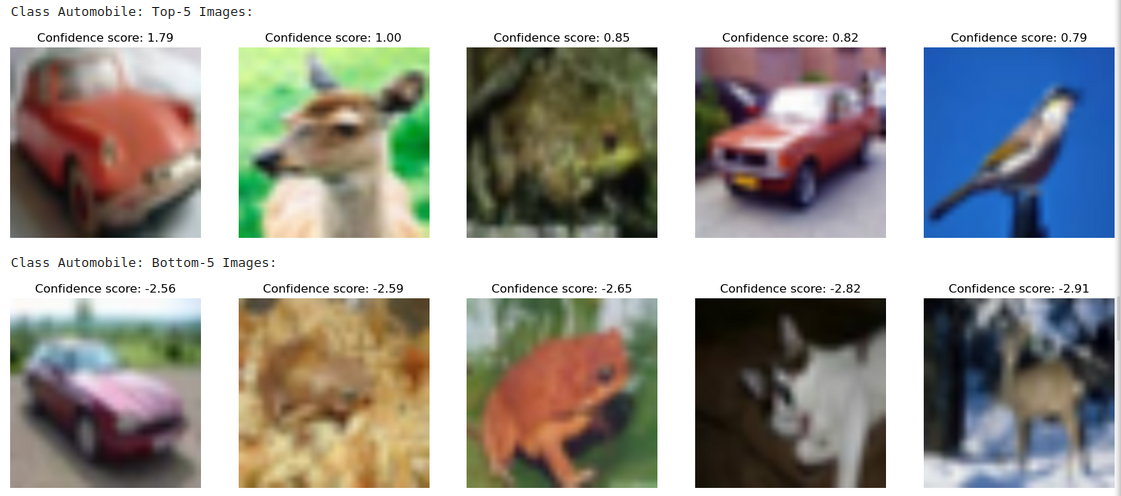
#> input picture ORB_top5_bottom5.png, 1121 x 496 px, given in place of frans_bauer.png, which was not available; the run also reads 1 picture not shown here
$ jupyter execute --allow-errors cv1-lab-2.ipynb   (text cells are left out)
#> lines starting #> are read from the running program, lines starting #| are printed output that depends on the picture; long printed decimals are rounded; pictures that were not available may be replaced by others from this repository, and a replacement may not be noted
[cell 1]
import sys

if sys.version_info[0] < 3:
    raise Exception("Python 3 or a more recent version is required.")

[cell 2]
# environment and libraries
import os
import math
import numpy as np
import time
import cv2
import matplotlib
import matplotlib.pyplot as plt
import sklearn
import scipy.signal
import pandas as pd
from tqdm import tqdm

from sklearn.decomposition import PCA
from sklearn.cluster import KMeans

#> (a cell that did not finish here is left out)

[cell 4]
def gaussian_kernel_1D(sigma, kernel_size):
    '''
    Computes a 1D Gaussian kernel.

    Args:
        sigma: Standard deviation of the Gaussian distribution.
        kernel_size: The size of the kernel, must be an odd positive integer.

    Returns:
        kernel: A 1D numpy array representing the Gaussian kernel, normalized so that the sum of all elements equals 1.
    '''

    kernel = np.zeros((1, kernel_size))

    if kernel_size % 2 == 0:
        raise ValueError("The kernel size must be an odd number. Otherwise, the kernel will not have a center to convolve around.")

    # YOUR CODE HERE

    return kernel

[cell 5]
G = gaussian_kernel_1D(2, 5)
print(G)

[cell 6]
def gaussian_kernel_2D(sigma_x, sigma_y, kernel_size):
    '''
    Computes a 2D Gaussian kernel using the separability property.

    Args:
        sigma_x: Standard deviation of the Gaussian distribution along the x-axis.
        sigma_y: Standard deviation of the Gaussian distribution along the y-axis.
        kernel_size: The size of the kernel, must be an odd positive integer.

    Returns:
        kernel_2d: A 2D numpy array representing the Gaussian kernel, normalized so that the sum of all elements equals 1.
    '''

    # YOUR CODE HERE

    return kernel_2d

#> (a cell that did not finish here is left out)

[cell 8]
# [14 lines left out: function generate_rotation_matrix, not called in this run]

[cell 9]
# [16 lines left out: function create_cos, not called in this run]

[cell 10]
# [16 lines left out: function create_sin, not called in this run]

[cell 11]
# [17 lines left out: function create_gauss, not called in this run]

[cell 12]
# [47 lines left out: function create_gabor, not called in this run]

[cell 13]
# YOUR CODE HERE

[cell 14]
# YOUR CODE HERE

[cell 15]
# YOUR CODE HERE

[cell 16]
def calculate_psnr(orig_image, approx_image):
    '''
    Computes the PSNR (Peak Signal-to-Noise Ratio) between an original image and its enhanced version.

    Args:
        orig_image: The original image (can be grayscale or RGB).
        approx_image: The enhanced or approximated version of the original image.

    Returns:
        psnr_value: The PSNR value in decibels (dB).
    '''
    # Compact computation of PSNR
    I_max = 1.0
    mse = np.mean((orig_image - approx_image) ** 2)
    rmse = np.sqrt(mse)
    psnr_value = 20 * np.log10(I_max / rmse)

    # [21 lines of commented-out code are left out]

    return psnr_value

[cell 17]
fb = plt.imread('./images/frans_bauer.png').astype(np.float32)
#> fb is the input picture: shape (496, 1121, 4) float32; mean R, G, B, A 0.629, 0.622, 0.601, 1
fb_sp = plt.imread('./images/frans_bauer_salt_pepper.png').astype(np.float32)
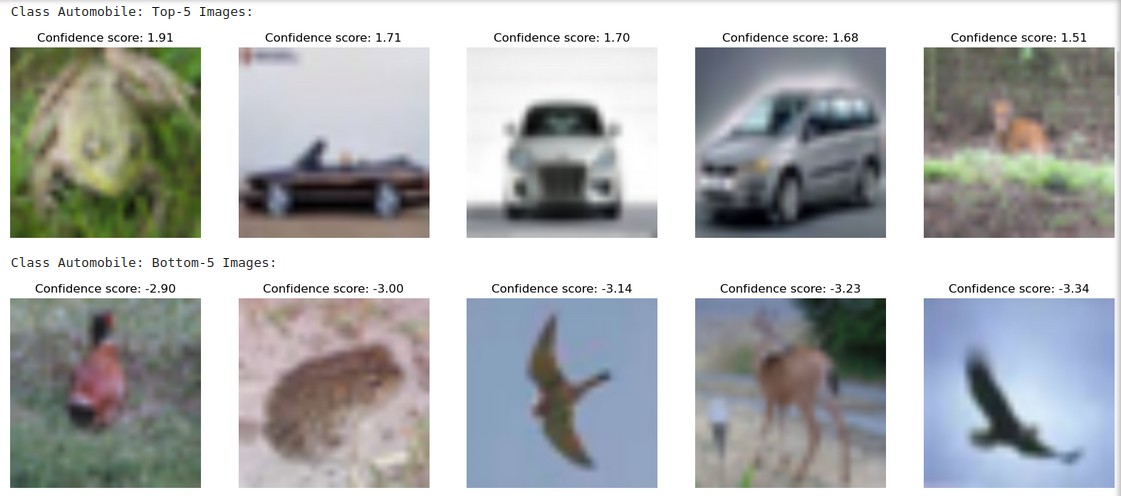
#> input picture SIFT_top5_bottom5.png, 1121 x 496 px, given in place of frans_bauer_salt_pepper.png, which was not available
#> fb_sp is the input picture: shape (496, 1121, 4) float32; mean R, G, B, A 0.694, 0.704, 0.705, 1
psnr_sp = calculate_psnr(fb, fb_sp)
#> in calculate_psnr, `mse = np.mean((orig_image - approx_image) ** 2)`: mse = 0.0615
#> in calculate_psnr, `rmse = np.sqrt(mse)`: rmse = 0.248
#> in calculate_psnr, `psnr_value = 20 * np.log10(I_max / rmse)`: psnr_value = 12.11
#> psnr_sp = 12.11
print(f"The PSNR between the orignal image and image with salt-and-pepper noise: {psnr_sp}")
#| The PSNR between the orignal image and image with salt-and-pepper noise: 12.110

[cell 18]
fb_g = plt.imread('./images/frans_bauer_gaussian.png').astype(np.float32)
psnr_g = calculate_psnr(fb, fb_g)
#> psnr_g = 12.11
print(f"The PSNR between the orignal image and image with additive gaussian noise: {psnr_g}")
#| The PSNR between the orignal image and image with additive gaussian noise: 12.110

[cell 19]
def denoise_image(input_image, kernel_type, kernel_size=3, sigma=1):
    '''
    Function denoises the image using the specified kernel type:
    - 'box': by using a box filter
    - 'median': by using a median filter
    - 'gaussian': by using a gaussian filter

    Args:
        input_image: The input image to be denoised.
        kernel_type: A string specifying the type of filter ('box', 'median', or 'gaussian').
        kernel_size: Size of the kernel to be used for filtering (default is 3).
        sigma: Standard deviation for the Gaussian kernel (used only for the gaussian filter).

    Returns:
        denoised_image: The denoised image.
    '''
#> called with kernel_type = 'box', kernel_size = 3, sigma = 1
    # Box filter
    if kernel_type == 'box':
        denoised_image = cv2.blur(input_image, (kernel_size,kernel_size))

    # Median filter
    elif kernel_type == 'median':
        input_image = input_image * 255 # scale to range [0, 255] for medianBlur function
        denoised_image = cv2.medianBlur(input_image.astype(np.uint8), kernel_size) # gives an error if not converted to uint8
        denoised_image = denoised_image / 255 # scale back to range [0, 1]

    # Gaussian filter
    elif kernel_type == 'gaussian':
        denoised_image = cv2.GaussianBlur(input_image, (kernel_size,kernel_size), sigma)

    # Wrong filter
    else:
        raise ValueError('Kernel type not implemented. Choose between "box", "median", or "gaussian".')

    return denoised_image.astype(np.float32)

[cell 20]
fig, ax = plt.subplots(2, 3, figsize=(15, 10))

# Box filtering for salt-and-pepper noise
d_fb_sp_box_3 = denoise_image(fb_sp, 'box', kernel_size=3)
d_fb_sp_box_5 = denoise_image(fb_sp, 'box', kernel_size=5)
#> call 2 of denoise_image, with kernel_type = 'box', kernel_size = 5, sigma = 1
#> in denoise_image (call 2), `denoised_image = cv2.blur(input_image, (kernel_size,kernel_size))`:
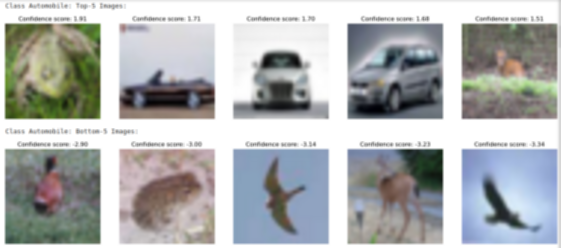
#> denoised_image: shape (496, 1121, 4) float32 (shown at 1/2 size); mean R, G, B, A 0.694, 0.704, 0.705, 1
d_fb_sp_box_7 = denoise_image(fb_sp, 'box', kernel_size=7)

ax[0, 0].imshow(d_fb_sp_box_3, cmap='gray')
ax[0, 0].set_title('Kernel size 3, \n Salt-and-Pepper Noise')
ax[0, 1].imshow(d_fb_sp_box_5, cmap='gray')
ax[0, 1].set_title('Kernel size 5, \n Salt-and-Pepper Noise')
ax[0, 2].imshow(d_fb_sp_box_7, cmap='gray')
ax[0, 2].set_title('Kernel size 7, \n Salt-and-Pepper Noise')

# Box filtering for additive Gaussian noise
d_fb_g_box_3 = denoise_image(fb_g, 'box', kernel_size=3)
d_fb_g_box_5 = denoise_image(fb_g, 'box', kernel_size=5)
d_fb_g_box_7 = denoise_image(fb_g, 'box', kernel_size=7)

ax[1, 0].imshow(d_fb_g_box_3, cmap='gray')
ax[1, 0].set_title('Kernel size 3, \n Additive Gaussian Noise')
ax[1, 1].imshow(d_fb_g_box_5, cmap='gray')
ax[1, 1].set_title('Kernel size 5, \n Additive Gaussian Noise')
ax[1, 2].imshow(d_fb_g_box_7, cmap='gray')
ax[1, 2].set_title('Kernel size 7, \n Additive Gaussian Noise')

fig.suptitle("Box filter")

plt.tight_layout()
plt.show()

[cell 21]
fig, ax = plt.subplots(2, 3, figsize=(15, 10))

# Median filtering for salt-and-pepper noise
d_fb_sp_median_3 = denoise_image(fb_sp, 'median', kernel_size=3)
#> in denoise_image (call 7), `return denoised_image.astype(np.float32)`:
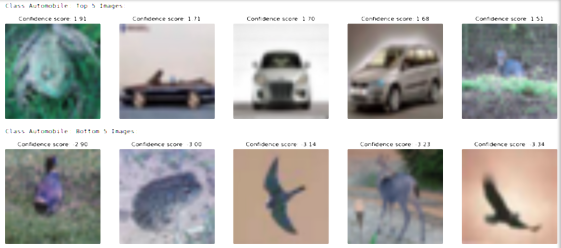
#> returned value: shape (496, 1121, 4) float32 (shown at 1/2 size); mean of channels 0, 1, 2, 3 0.697, 0.706, 0.708, 1; drawn as B, G, R
d_fb_sp_median_5 = denoise_image(fb_sp, 'median', kernel_size=5)
#> in denoise_image (call 8), `denoised_image = cv2.medianBlur(input_image.astype(np.uint8), kernel_s..`:
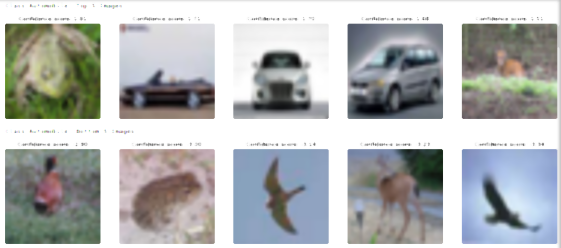
#> denoised_image: shape (496, 1121, 4) (shown at 1/2 size); mean R, G, B, A 178.3, 180.8, 181.1, 255
d_fb_sp_median_7 = denoise_image(fb_sp, 'median', kernel_size=7)

ax[0, 0].imshow(d_fb_sp_median_3, cmap='gray')
ax[0, 0].set_title('Kernel size 3, \n Salt-and-Pepper Noise')
ax[0, 1].imshow(d_fb_sp_median_5, cmap='gray')
ax[0, 1].set_title('Kernel size 5, \n Salt-and-Pepper Noise')
ax[0, 2].imshow(d_fb_sp_median_7, cmap='gray')
ax[0, 2].set_title('Kernel size 7, \n Salt-and-Pepper Noise')

# Median filtering for additive Gaussian noise
d_fb_g_median_3 = denoise_image(fb_g, 'median', kernel_size=3)
d_fb_g_median_5 = denoise_image(fb_g, 'median', kernel_size=5)
d_fb_g_median_7 = denoise_image(fb_g, 'median', kernel_size=7)

ax[1, 0].imshow(d_fb_g_median_3, cmap='gray')
ax[1, 0].set_title('Kernel size 3, \n Additive Gaussian Noise')
ax[1, 1].imshow(d_fb_g_median_5, cmap='gray')
ax[1, 1].set_title('Kernel size 5, \n Additive Gaussian Noise')
ax[1, 2].imshow(d_fb_g_median_7, cmap='gray')
ax[1, 2].set_title('Kernel size 7, \n Additive Gaussian Noise')

fig.suptitle("Median filter")

plt.tight_layout()
plt.show()

[cell 22]
# Calculate PSNR for box filters applied to salt-and-pepper noise
psnr_fb_sp_box_3 = calculate_psnr(fb, d_fb_sp_box_3)
#> psnr_fb_sp_box_3 = 12.02
psnr_fb_sp_box_5 = calculate_psnr(fb, d_fb_sp_box_5)
#> psnr_fb_sp_box_5 = 11.96
psnr_fb_sp_box_7 = calculate_psnr(fb, d_fb_sp_box_7)
#> psnr_fb_sp_box_7 = 11.95

# Calculate PSNR for box filters applied to additive Gaussian noise
psnr_fb_g_box_3 = calculate_psnr(fb, d_fb_g_box_3)
#> psnr_fb_g_box_3 = 12.02
psnr_fb_g_box_5 = calculate_psnr(fb, d_fb_g_box_5)
#> psnr_fb_g_box_5 = 11.96
psnr_fb_g_box_7 = calculate_psnr(fb, d_fb_g_box_7)
#> psnr_fb_g_box_7 = 11.95

# Calculate PSNR for median filters applied to salt-and-pepper noise
psnr_fb_sp_median_3 = calculate_psnr(fb, d_fb_sp_median_3)
#> psnr_fb_sp_median_3 = 12.02
psnr_fb_sp_median_5 = calculate_psnr(fb, d_fb_sp_median_5)
#> psnr_fb_sp_median_5 = 11.93
psnr_fb_sp_median_7 = calculate_psnr(fb, d_fb_sp_median_7)
#> psnr_fb_sp_median_7 = 11.93

# Calculate PSNR for median filters applied to additive Gaussian noise
psnr_fb_g_median_3 = calculate_psnr(fb, d_fb_g_median_3)
#> psnr_fb_g_median_3 = 12.02
psnr_fb_g_median_5 = calculate_psnr(fb, d_fb_g_median_5)
#> psnr_fb_g_median_5 = 11.93
psnr_fb_g_median_7 = calculate_psnr(fb, d_fb_g_median_7)
#> psnr_fb_g_median_7 = 11.93

# Put results into a pandas DataFrame
psnr_data = {'Filter': ["Box", "Box", "Box",
                        "Box", "Box", "Box",
                        "Median", "Median", "Median",
                        "Median", "Median", "Median"],
             'Noise': ["Salt-and-Pepper", "Salt-and-Pepper", "Salt-and-Pepper",
                       "Additive Gaussian", "Additive Gaussian", "Additive Gaussian",
                       "Salt-and-Pepper", "Salt-and-Pepper", "Salt-and-Pepper",
                       "Additive Gaussian", "Additive Gaussian", "Additive Gaussian"],
             'Kernel size': [3, 5, 7,
                             3, 5, 7,
                             3, 5, 7,
                             3, 5, 7],
             'PSNR': [psnr_fb_sp_box_3, psnr_fb_sp_box_5, psnr_fb_sp_box_7,
                      psnr_fb_g_box_3, psnr_fb_g_box_5, psnr_fb_g_box_7,
                      psnr_fb_sp_median_3, psnr_fb_sp_median_5, psnr_fb_sp_median_7,
                      psnr_fb_g_median_3, psnr_fb_g_median_5, psnr_fb_g_median_7]}

df = pd.DataFrame(psnr_data)
#> df = table of 12 rows and 4 columns
print(df)
#|     Filter              Noise  Kernel size       PSNR
#| 0      Box    Salt-and-Pepper            3  12.024
#| 1      Box    Salt-and-Pepper            5  11.960
#| 2      Box    Salt-and-Pepper            7  11.946
#| 3      Box  Additive Gaussian            3  12.024
#| 4      Box  Additive Gaussian            5  11.960
#> (further printed lines are left out)

[cell 23]
fig, ax = plt.subplots(4, 3, figsize=(10, 10))

# Gaussian filtering for gaussian noise using a standard deviation of 0.5
d_fb_g_gaussian_3_05 = denoise_image(fb_g, 'gaussian', kernel_size=3, sigma=0.5)
d_fb_g_gaussian_5_05 = denoise_image(fb_g, 'gaussian', kernel_size=5, sigma=0.5)
d_fb_g_gaussian_7_05 = denoise_image(fb_g, 'gaussian', kernel_size=7, sigma=0.5)

ax[0, 0].imshow(d_fb_g_gaussian_3_05, cmap='gray')
ax[0, 0].set_title('Kernel size 3, std=0.5')
ax[0, 1].imshow(d_fb_g_gaussian_5_05, cmap='gray')
ax[0, 1].set_title('Kernel size 5, std=0.5')
ax[0, 2].imshow(d_fb_g_gaussian_7_05, cmap='gray')
ax[0, 2].set_title('Kernel size 7, std=0.5')

# Gaussian filtering for gaussian noise using a standard deviation of 1
d_fb_g_gaussian_3_1 = denoise_image(fb_g, 'gaussian', kernel_size=3, sigma=1)
d_fb_g_gaussian_5_1 = denoise_image(fb_g, 'gaussian', kernel_size=5, sigma=1)
d_fb_g_gaussian_7_1 = denoise_image(fb_g, 'gaussian', kernel_size=7, sigma=1)

ax[1, 0].imshow(d_fb_g_gaussian_3_1, cmap='gray')
ax[1, 0].set_title('Kernel size 3, std=1')
ax[1, 1].imshow(d_fb_g_gaussian_5_1, cmap='gray')
ax[1, 1].set_title('Kernel size 5, std=1')
ax[1, 2].imshow(d_fb_g_gaussian_7_1, cmap='gray')
ax[1, 2].set_title('Kernel size 7, std=1')

# Gaussian filtering for gaussian noise using a standard deviation of 3
d_fb_g_gaussian_3_3 = denoise_image(fb_g, 'gaussian', kernel_size=3, sigma=3)
d_fb_g_gaussian_5_3 = denoise_image(fb_g, 'gaussian', kernel_size=5, sigma=3)
d_fb_g_gaussian_7_3 = denoise_image(fb_g, 'gaussian', kernel_size=7, sigma=3)

ax[2, 0].imshow(d_fb_g_gaussian_3_3, cmap='gray')
ax[2, 0].set_title('Kernel size 3, std=3')
ax[2, 1].imshow(d_fb_g_gaussian_5_3, cmap='gray')
ax[2, 1].set_title('Kernel size 5, std=3')
ax[2, 2].imshow(d_fb_g_gaussian_7_3, cmap='gray')
ax[2, 2].set_title('Kernel size 7, std=3')

# Gaussian filtering for gaussian noise using a standard deviation of 7
d_fb_g_gaussian_3_7 = denoise_image(fb_g, 'gaussian', kernel_size=3, sigma=7)
d_fb_g_gaussian_5_7 = denoise_image(fb_g, 'gaussian', kernel_size=5, sigma=7)
d_fb_g_gaussian_7_7 = denoise_image(fb_g, 'gaussian', kernel_size=7, sigma=7)

ax[3, 0].imshow(d_fb_g_gaussian_3_7, cmap='gray')
ax[3, 0].set_title('Kernel size 3, std=7')
ax[3, 1].imshow(d_fb_g_gaussian_5_7, cmap='gray')
ax[3, 1].set_title('Kernel size 5, std=7')
ax[3, 2].imshow(d_fb_g_gaussian_7_7, cmap='gray')
ax[3, 2].set_title('Kernel size 7, std=7')

fig.suptitle("Gaussian filter for additive gaussian noise")

plt.tight_layout()
plt.show()

[cell 24]
# Calculate PSNR for gaussian filters applied to additive Gaussian noise using a standard deviation of 0.5
psnr_fb_g_gaussian_3_05 = calculate_psnr(fb, d_fb_g_gaussian_3_05)
#> psnr_fb_g_gaussian_3_05 = 12.1
psnr_fb_g_gaussian_5_05 = calculate_psnr(fb, d_fb_g_gaussian_5_05)
#> psnr_fb_g_gaussian_5_05 = 12.1
psnr_fb_g_gaussian_7_05 = calculate_psnr(fb, d_fb_g_gaussian_7_05)
#> psnr_fb_g_gaussian_7_05 = 12.1

# Calculate PSNR for gaussian filters applied to additive Gaussian noise using a standard deviation of 1
psnr_fb_g_gaussian_3_1 = calculate_psnr(fb, d_fb_g_gaussian_3_1)
#> psnr_fb_g_gaussian_3_1 = 12.05
psnr_fb_g_gaussian_5_1 = calculate_psnr(fb, d_fb_g_gaussian_5_1)
#> psnr_fb_g_gaussian_5_1 = 12.04
psnr_fb_g_gaussian_7_1 = calculate_psnr(fb, d_fb_g_gaussian_7_1)
#> psnr_fb_g_gaussian_7_1 = 12.04

# Calculate PSNR for gaussian filters applied to additive Gaussian noise using a standard deviation of 3
psnr_fb_g_gaussian_3_3 = calculate_psnr(fb, d_fb_g_gaussian_3_3)
#> psnr_fb_g_gaussian_3_3 = 12.03
psnr_fb_g_gaussian_5_3 = calculate_psnr(fb, d_fb_g_gaussian_5_3)
#> psnr_fb_g_gaussian_5_3 = 11.97
psnr_fb_g_gaussian_7_3 = calculate_psnr(fb, d_fb_g_gaussian_7_3)
#> psnr_fb_g_gaussian_7_3 = 11.96

# Calculate PSNR for gaussian filters applied to additive Gaussian noise using a standard deviation of 7
psnr_fb_g_gaussian_3_7 = calculate_psnr(fb, d_fb_g_gaussian_3_7)
#> psnr_fb_g_gaussian_3_7 = 12.02
psnr_fb_g_gaussian_5_7 = calculate_psnr(fb, d_fb_g_gaussian_5_7)
#> psnr_fb_g_gaussian_5_7 = 11.96
psnr_fb_g_gaussian_7_7 = calculate_psnr(fb, d_fb_g_gaussian_7_7)
#> psnr_fb_g_gaussian_7_7 = 11.95

# Put results into a pandas DataFrame
psnr_gaussian = {'Sigma': ["0.5", "0.5", "0.5",
                           "1", "1", "1",
                           "3", "3", "3",
                           "7", "7", "7"],
             'Kernel size': [3, 5, 7,
                             3, 5, 7,
                             3, 5, 7,
                             3, 5, 7],
             'PSNR': [psnr_fb_g_gaussian_3_05, psnr_fb_g_gaussian_5_05, psnr_fb_g_gaussian_7_05,
                      psnr_fb_g_gaussian_3_1, psnr_fb_g_gaussian_5_1, psnr_fb_g_gaussian_7_1,
                      psnr_fb_g_gaussian_3_3, psnr_fb_g_gaussian_5_3, psnr_fb_g_gaussian_7_3,
                      psnr_fb_g_gaussian_3_7, psnr_fb_g_gaussian_5_7, psnr_fb_g_gaussian_7_7]}
#> psnr_gaussian = {'Sigma': ['0.5', '0.5', '0.5', '1', '1', '1', '3', '3', '3', '7', '7', '7'], 'Kernel size': [3, 5, 7, 3, 5, 7, 3, 5, 7, 3, 5, 7], 'PSNR': [12.1, 12.1, 12.1, 12.05, 12.04, 12.04, 12.03, 11.97, 11.96, 12.02, 11.96, 11.95]}

df = pd.DataFrame(psnr_gaussian)
#> df = table of 12 rows and 3 columns
print(df)
#|    Sigma  Kernel size       PSNR
#| 0    0.5            3  12.104
#| 1    0.5            5  12.103
#| 2    0.5            7  12.103
#| 3      1            3  12.051
#| 4      1            5  12.037
#> (further printed lines are left out)

[cell 25]
# [19 lines left out: function normalize_image, not called in this run]

[cell 26]
# [27 lines left out: function compute_image_gradient, not called in this run]

[cell 27]
# YOUR CODE HERE

#> (a cell that did not finish here is left out)

[cell 29]
# YOUR CODE HERE

[cell 30]
# YOUR CODE HERE

[cell 31]
def load_image(image_id="kobi"):
    '''
    Load an image, resize it, and set the correct color representation.

    Args:
        image_id: ID of the image (default is "kobi")

    Returns:
        image: Loaded and processed image
    '''
#> called with image_id = 'kobi'
    if image_id == 'clownfish':
        image = cv2.imread('./images/clownfish.jpg')
        image = cv2.cvtColor(image, cv2.COLOR_BGR2RGB)

    elif image_id == 'flower':
        image = cv2.imread('./images/flower.jpg')
        image = cv2.cvtColor(image, cv2.COLOR_BGR2RGB)

    elif image_id == 'kobi':
        image = cv2.imread('./images/kobi.png')
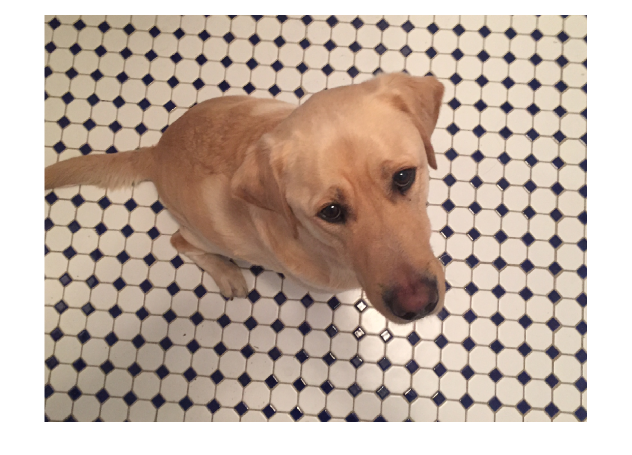
#> input picture Lab2/images/kobi.png, 1264 x 909 px (shown at 1/2 size)
#> image is the input picture: shape (909, 1264, 3); mean B, G, R 162.8, 175.1, 192.8
        image = cv2.cvtColor(image, cv2.COLOR_BGR2RGB)
#> (the rest of the program and of its run is left out)
